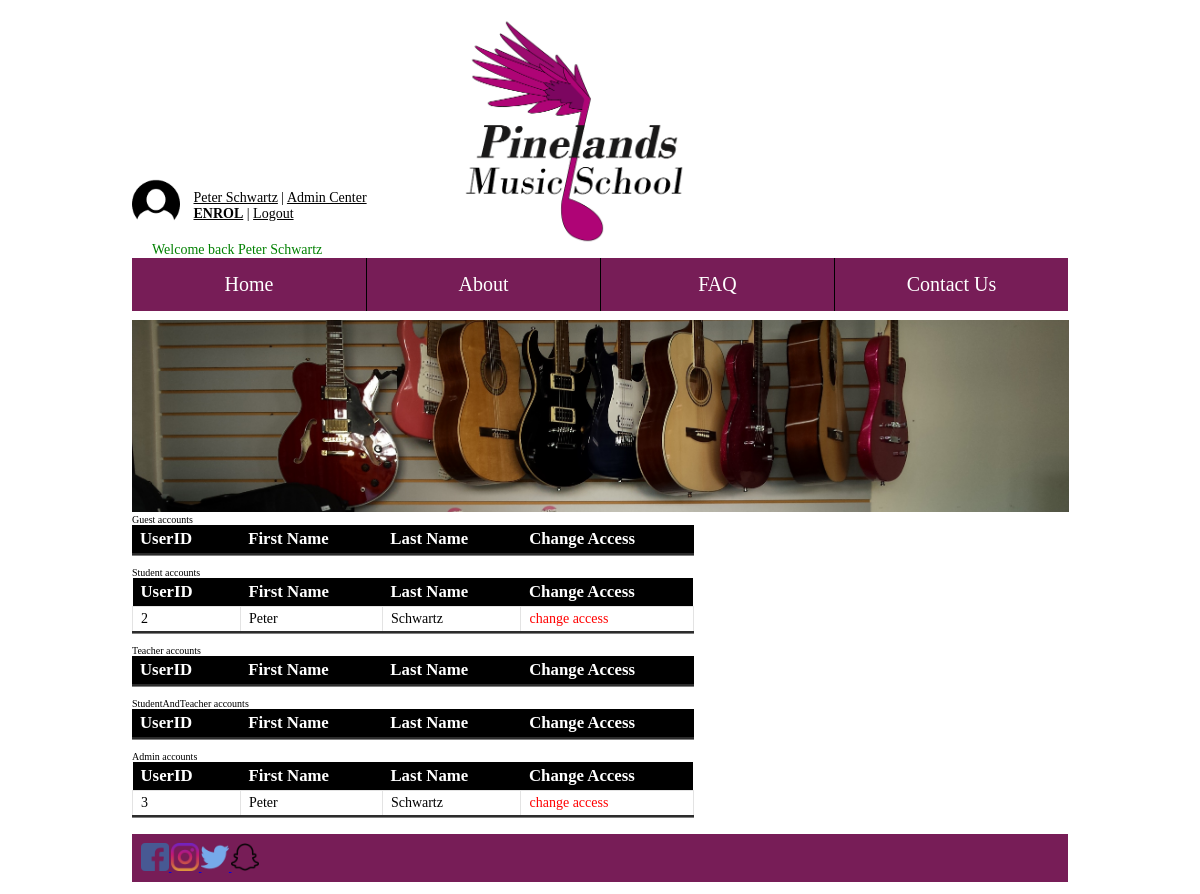
The page /pages/changeAuth.php (signed in) on the database as committed earlier.
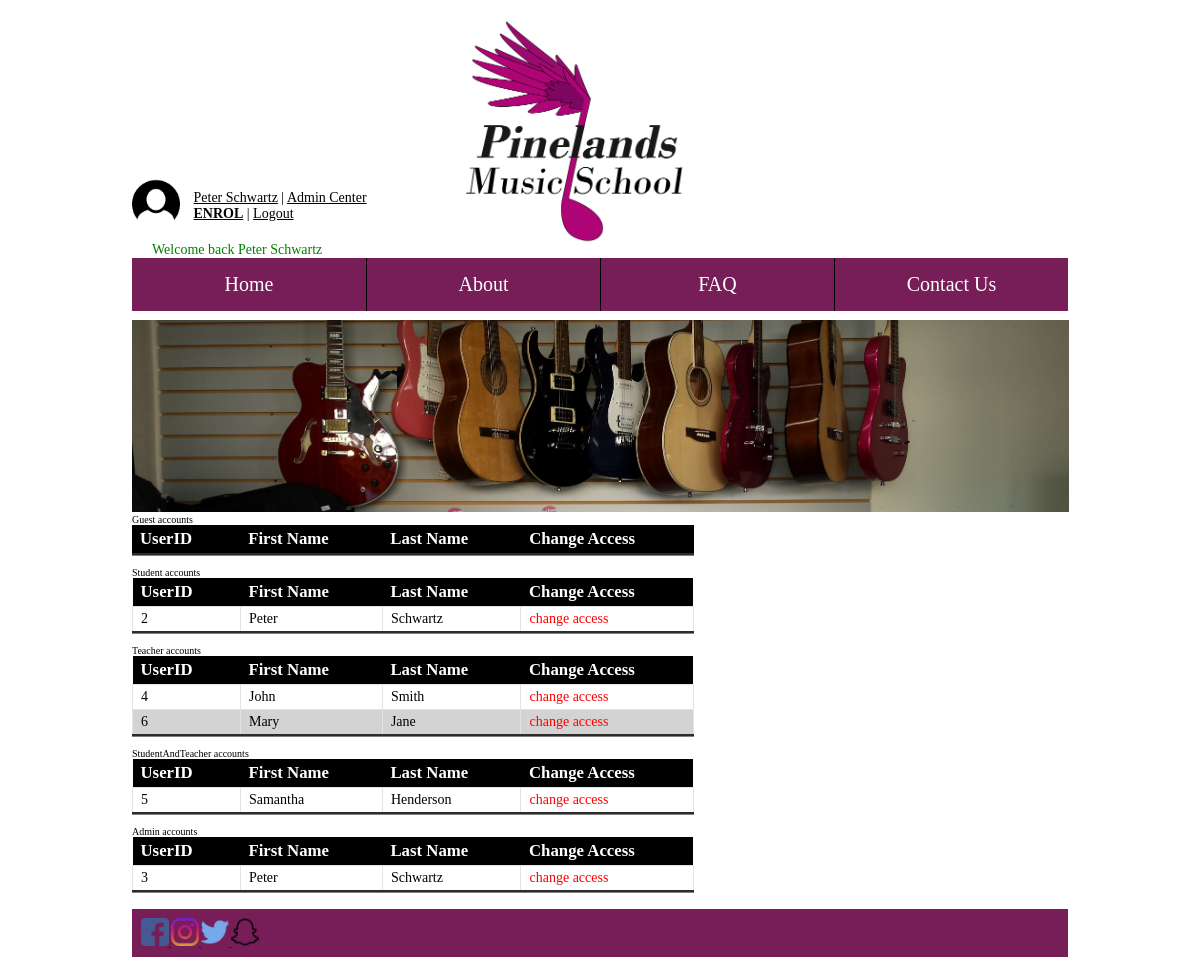
The same page on the database as committed later.
### tables this page shows
CREATE TABLE `users` (
  `UserID` int(11) NOT NULL AUTO_INCREMENT,
  `firstName` varchar(40) NOT NULL,
  `lastName` varchar(40) NOT NULL,
  `DOB` date NOT NULL,
  `gender` enum('Male','Female') NOT NULL,
  `facebookId` varchar(80) DEFAULT NULL,
  `email` varchar(80) NOT NULL,
  `password` varchar(64) NOT NULL,
  `salt` varchar(32) NOT NULL,
  `accountType` enum('Guest','Student','Teacher','StudentAndTeacher','Admin','Owner') NOT NULL DEFAULT 'Guest',
  `comCode` varchar(64) DEFAULT NULL,
  `parentName` varchar(100) DEFAULT NULL,
  `parentEmail` varchar(100) DEFAULT NULL,
  PRIMARY KEY (`UserID`),
  UNIQUE KEY `email` (`email`),
  KEY `UserID` (`UserID`),
  CONSTRAINT `fk_users_phoneNumbers` FOREIGN KEY (`UserID`) REFERENCES `phonenumbers` (`userID`) ON DELETE NO ACTION ON UPDATE NO ACTION,
  CONSTRAINT `fk_users_userAddress` FOREIGN KEY (`UserID`) REFERENCES `useraddress` (`userID`) ON DELETE NO ACTION ON UPDATE NO ACTION
);

### pages/changeAuth.php (the view, shortened to what this page needs)
<?php
$pagetitle = "About";
include "../inc/connect.php";
include "../inc/header.php";
include "../inc/nav.php";
$column = array(
  'UserID' => 'userID',
  'First Name' => 'firstName',
  'Last Name' => 'lastName'
);
$accountTypes = array(
    0 => "Guest",
    1 => "Student",
    2 => "Teacher",
    3 => "StudentAndTeacher",
    4 => "Admin",
);
foreach ($accountTypes as $type) {
    $result= mysqli_query($con,"SELECT userID, firstName, lastName FROM users WHERE accountType='$type'");
    echo "$type accounts <br>";
    echo "<table id='changeAuthTables'><tr>";
    foreach ($column as $name => $col_name) {
      echo "<th>$name</th>";
    }
    echo "<th> Change Access </th> </tr>";
    while($row = mysqli_fetch_array($result)) {
      echo "<tr>";
      foreach ($column as $name => $col_name) {
        echo "<td>". $row[$col_name] . "</td>";
      }
      echo '<td><a href="changeAuthProcess.php?userID='.$row['userID'].'"><span class="changeAccess"> change access </span></a></td></tr>';
    }
    echo "</table><br>";
}
include "../inc/footer.php";
?>

### inc/header.php (shortened to what this page needs)
<!DOCTYPE html>
<html>
<head>
    <link href="../css/main.css" rel="stylesheet" />
    <link href="../css/faq.css" rel="stylesheet" />
</head>

### inc/nav.php (shortened to what this page needs)
<body>
        <div class="container">
          <span>
            <div class="headerContainer">
            <div class="userPanel">
                <div class="userPanelImage">
                <img src="../images/userImage/default-user-icon.png" />
                </div>
                <div class="userInfo">
                    <?php
                        if(isset($_SESSION['userID'])) {
                            ?>
                        <?php
                            $userID = $_SESSION['userID'];
                        $sql = "SELECT firstName, lastName FROM users WHERE userID='$userID'";
                        $result = mysqli_query($con, $sql);
                        $row = mysqli_fetch_array($result);
                        $userName = $row['firstName'] . " " . $row['lastName'];
                            ?>
                            <span><a href="../pages/myaccount.php"><?php echo $userName?></a> |
        <?php
        if((($_SESSION['accountType']) == 'Admin') || (($_SESSION['accountType']) == 'Owner')){
          echo '<a href="../pages/admincenter.php">Admin Center</a>';
        } else {
          echo '<a href="../pages/usercenter.php">User Center</a>';
        }
        ?>
        <br><a href="../pages/enrolPage.php"><b>ENROL</b></a> | <a href="../pages/logout.php">Logout</a></span>
                    <?php
                        } else {
                    ?>
                <span><a href="../pages/login.php">Login</a> | <a href="../pages/createAccount.php">Register Account</a><br /> | <a href="../pages/resetpassword.php">Reset Password</a></span>
                    <?php
                        }
                    ?>
                    </div>
                    <div class="userMessage">
                <?php
                  if(isset($_SESSION['success'])) {
                        echo "<span class='success'>" . $_SESSION['success'] .  "</span>";
                    } elseif(isset($_SESSION["error"])) {
                        echo "<span class='error'>" . $_SESSION['error'] . "</span>";
                        unset($_SESSION['error']);
                    }
                    ?>
                    </div>
                </div>
                <div class="logo"> <img src="../images/TempLogo.png" /> </div>
            </div>
          </span>
            <nav id="nav" role="navigation"> <a href="#nav" title="Show Navigation">Show Navigation</a> <a href="#" title="Hide Navigation">Hide Navigation</a>
                <ul>
                    <li><a href="../pages/index.php">Home</a></li><li><a href="../pages/about.php">About</a></li><li><a href="../pages/faq.php">FAQ</a></li><li><a href="../pages/contact.php">Contact Us</a></li>
                </ul>
            </nav>
            <?php if($pagetitle == "About Us | Pinelands Music School"): ?>
              <div class="banner"> <img src="../images/banners/about.jpg" />
            <?php elseif($pagetitle == "Enrol | Pinelands Music School"): ?>
              <div class="banner"> <img src="../images/banners/enrol.jpg" />
            <?php elseif($pagetitle == "Contact Us | Pinelands Music School"): ?>
            <?php else: ?>
              <div class="banner"> <img src="../images/banners/main.jpg" />
            <?php endif ?>
                  </div>

### inc/footer.php
        <footer class="footer">
            <div class="socialMediaIcons">
                    <a href="https://www.facebook.com">
                    <img  src="../images/socialMedia/facebook.png" alt="Facebook Link">
                    </a>
                    <a href="https://www.facebook.com">
                    <img  src="../images/socialMedia/instagram.png" alt="instagram Link">
                    </a>
                    <a href="https://www.facebook.com">
                    <img  src="../images/socialMedia/twitter.png" alt="twitter Link">
                    </a>
                    <a href="https://www.facebook.com">
                    <img  src="../images/socialMedia/snapchat.png" alt="snapchat Link">
                    </a>
                 </div>
        </footer>
    </div>
</body>
</html>

### css/main.css (style rules this page uses)
* { box-sizing: border-box; }
header, section, footer, aside, nav, main, article, figure { display: block; }
body { font-size: 62.5%; margin: 0; padding: 0; }
.container { width: 100%; padding: 1%; margin: 0 auto; }
.banner { display: none; }
.logo { margin: auto; display:none; text-align: right; width: 40%; }
.logo img { width: 60%; height: auto; }
.banner { display: inline-block; }
.banner img { width: 100.1%; height: auto; }
.socialMediaIcons img { width: 3%; }
.userPanel { display: inline-block; font-size: 1.4em; width:90%; }
.userPanelImage { display: inline-block; }
.userPanelImage img { width: 100%; max-width: 48px; height: auto; }
.userInfo { display: inline-block; vertical-align: top; margin-top: 1%; padding: 10px; }
.userInfo a:link { color:#000000; }
.userMessage { display: inline-block; vertical-align: top; padding-top: 10px; }
.success { color: green; text-align: center; padding-left: 20px; }
.footer { background-color: #771d57; margin-top: 5px; padding: 1% }
table { border-collapse: collapse; width: 60%; align-self: center; text-align: left; border-bottom-style: groove; font-size: 1.4em; }
table th { background-color: black; color: white; padding: 4px 30px 4px 8px; font-size: 1.2em; }
table td { border: 1px solid #e3e3e3; padding: 4px 8px; min-width: 25px; }
table tr:nth-child(odd) td { background-color: lightgray; }
table a { display:block; text-decoration:none; color: black; }
.changeAccess { color: red; }
#nav { position: relative; background: none; }
#nav > ul { list-style-type: none; display: none; padding: 0; margin: 0; height: auto; display: none; position: absolute; left: 0; right: 0; z-index: 400; }
#nav > ul > li { width: 99%; text-decoration-color: aqua; margin: 0 auto; border: 1px solid #4C4A4A; border-radius: 10px; background: #771d57; }
#nav ul li a { display: block; text-decoration: none; color: white; font-size: 20px; padding: 10px; text-align: center; font-weight: 500; }
@media screen and (min-width:700px) { .container { width: 99%; } }
@media screen and (min-width:700px) { .logo { display: inline-block; width: 25%; } }
@media screen and (min-width:700px) { .banner { display: inline-block; width: 100%; padding: 0px; } }
@media screen and (min-width:700px) { .logo { margin: 0 auto; display: inline-block; width: 40%; text-align: left; } }
@media screen and (min-width:700px) { .logo img { width: 60%; height: auto; } }
@media screen and (min-width:700px) { .userPanel { width:35%; } }
@media screen and (min-width:700px) { #nav { width: 100%; font-weight: 400; margin-bottom: 1%; } }
@media screen and (min-width:700px) { #nav ul { display: inherit; position: inherit; margin: 0; padding: 0; overflow: hidden; } }
@media screen and (min-width:700px) { #nav ul li { display: inline-block; border: none; border-radius: 0; border-left: 1px solid #000; width: 25%; text-align: center; } }
@media screen and (min-width:700px) { #nav ul li:first-child { border: none; } }
@media screen and (min-width:700px) { #nav ul li a { border-radius: 0; display: block; padding: 15px; text-decoration: none; font-size 1.0em; } }
@media screen and (min-width:1000px) { .container { width: 80%; max-width: 1000px; } }

Rows that differ between the two databases and show on the page:
added users: UserID "4", firstName "John", lastName "Smith", shown under "Teacher"
added users: UserID "6", firstName "Mary", lastName "Jane", shown under "Teacher"
added users: UserID "5", firstName "Samantha", lastName "Henderson", shown under "StudentAndTeacher"
